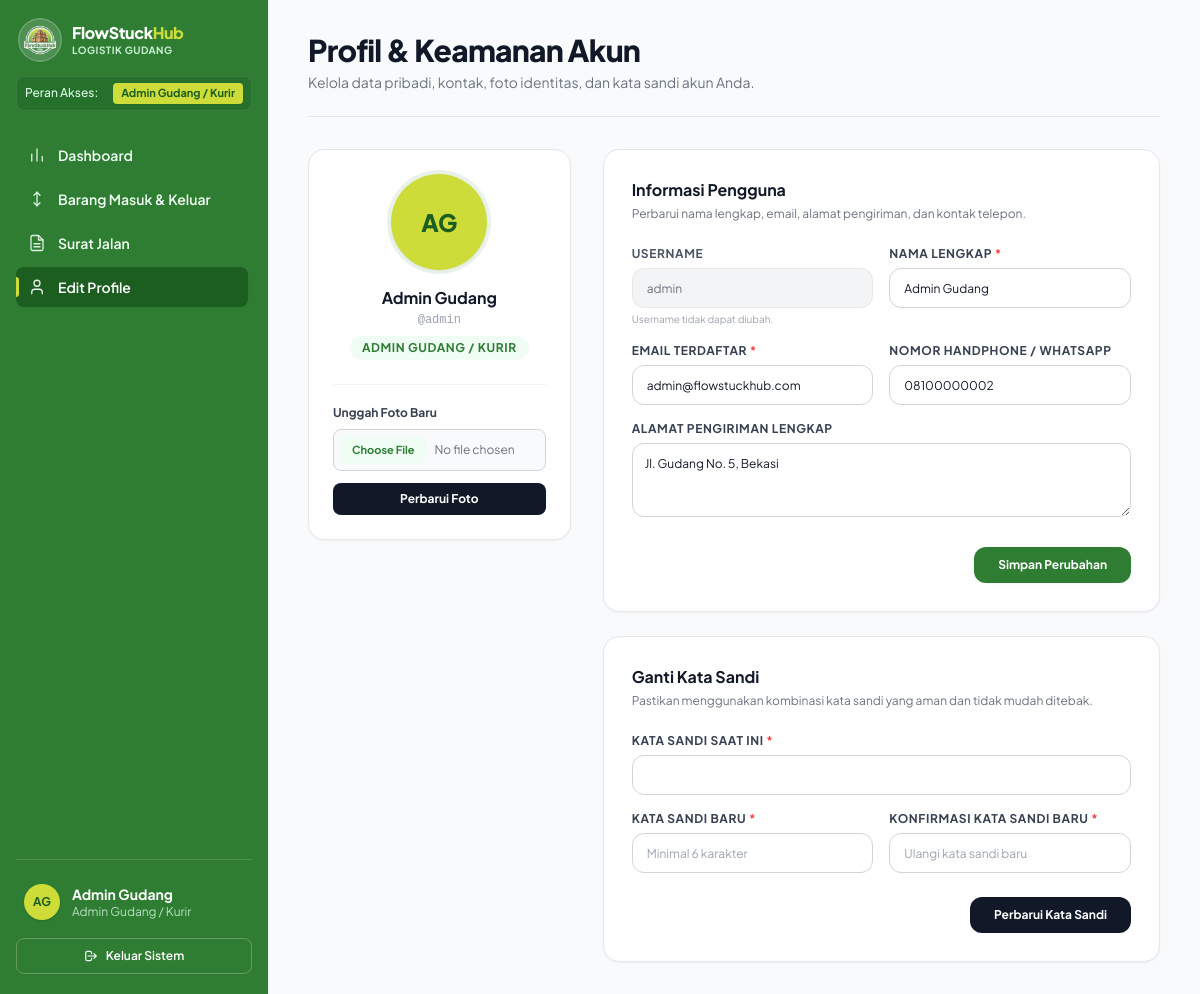
The app's page /profile.php (signed in) with its own data.
### tables this page shows
CREATE TABLE users (
  id            INT AUTO_INCREMENT PRIMARY KEY,
  nama_lengkap  VARCHAR(100)  NOT NULL,
  email         VARCHAR(100)  NOT NULL UNIQUE,
  username      VARCHAR(50)   NOT NULL UNIQUE,
  password      VARCHAR(255)  NOT NULL,
  role          ENUM('user','admin','super_admin') NOT NULL DEFAULT 'user',
  alamat        VARCHAR(255)  NULL,
  no_hp         VARCHAR(20)   NULL,
  reset_token   VARCHAR(64)   NULL,
  reset_expires DATETIME      NULL,
  foto_profil   VARCHAR(255)  NULL,
  created_at    TIMESTAMP     DEFAULT CURRENT_TIMESTAMP
);

### profile.php (called while the page is built, shortened)
<?php
require_once __DIR__ . '/includes/auth.php';
require_once __DIR__ . '/user/profile.php';

### includes/auth.php (called while the page is built, shortened)
<?php
function e($s) { return htmlspecialchars((string)$s, ENT_QUOTES, 'UTF-8'); }
function user() { return $_SESSION['user'] ?? null; }
function home_for($role) { return BASE . ($role === 'user' ? 'user/katalog.php' : 'dashboard.php'); }
function initials(string $nama): string {
    $kata = preg_split('/\s+/', trim($nama)) ?: [];
    $hasil = '';
    foreach (array_slice($kata, 0, 2) as $k) $hasil .= mb_substr($k, 0, 1);
    return mb_strtoupper($hasil);
}

### user/profile.php (the view, shortened to what this page needs)
<?php
require_once __DIR__ . '/../includes/auth.php';
$u    = user();
$st = $pdo->prepare('SELECT * FROM users WHERE id = ?');
$st->execute([$u['id']]);
$profile = $st->fetch();
require __DIR__ . '/../includes/header.php';
?>
<div class="flex flex-col sm:flex-row sm:items-center justify-between gap-4 pb-6 border-b border-gray-200">
  <div>
    <h1 class="text-2xl font-extrabold text-gray-900 tracking-tight sm:text-3xl">Profil & Keamanan Akun</h1>
    <p class="text-sm text-gray-500 mt-1">Kelola data pribadi, kontak, foto identitas, dan kata sandi akun Anda.</p>
  </div>
</div>
<div class="mt-8 grid gap-8 lg:grid-cols-3">
  <div class="space-y-6">
    <div class="bg-white rounded-2xl border border-gray-200 shadow-sm p-6 text-center">
      <div class="relative mx-auto w-24 h-24 mb-4">
        <?php if (!empty($profile['foto_profil']) && file_exists(__DIR__ . '/../' . $profile['foto_profil'])): ?>
          <img src="<?= BASE . e($profile['foto_profil']) ?>" alt="Foto profil" class="w-24 h-24 rounded-full object-cover ring-4 ring-brand/10 shadow-sm">
        <?php else: ?>
          <span class="grid w-24 h-24 place-items-center rounded-full bg-accent text-2xl font-black text-brand-dark ring-4 ring-brand/10 shadow-sm">
            <?= e(initials($profile['nama_lengkap'])) ?>
          </span>
        <?php endif; ?>
      </div>
      <h2 class="text-base font-bold text-gray-900"><?= e($profile['nama_lengkap']) ?></h2>
      <p class="text-xs text-gray-400 font-mono mt-0.5">@<?= e($profile['username']) ?></p>
      <span class="mt-2 inline-flex items-center rounded-full bg-green-50 px-3 py-1 text-xs font-bold text-brand uppercase tracking-wider">
        <?= e($roleBadge[$profile['role']] ?? $profile['role']) ?>
      </span>
      <form method="post" enctype="multipart/form-data" class="mt-6 pt-5 border-t border-gray-100 text-left">
        <label for="foto_profil" class="block text-xs font-bold text-gray-700 mb-2">Unggah Foto Baru</label>
        <input type="file" id="foto_profil" name="foto_profil" accept="image/*" required class="block w-full text-xs text-gray-500 file:mr-2 file:py-1.5 file:px-3 file:rounded-lg file:border-0 file:text-[11px] file:font-bold file:bg-green-50 file:text-brand hover:file:bg-green-100 cursor-pointer border border-gray-300 rounded-lg p-1.5 bg-gray-50">
        <button type="submit" class="mt-3 w-full rounded-lg bg-gray-900 py-2 text-xs font-bold text-white hover:bg-gray-800 transition">
          Perbarui Foto
        </button>
      </form>
    </div>
  </div>
  <div class="lg:col-span-2 space-y-6">
    <div class="bg-white rounded-2xl border border-gray-200 shadow-sm p-6 sm:p-7">
      <h3 class="text-base font-bold text-gray-900 mb-1">Informasi Pengguna</h3>
      <p class="text-xs text-gray-500 mb-6">Perbarui nama lengkap, email, alamat pengiriman, dan kontak telepon.</p>
      <form method="post" class="space-y-4">
        <div class="grid grid-cols-1 sm:grid-cols-2 gap-4">
          <div>
            <label class="block text-xs font-bold uppercase tracking-wider text-gray-600 mb-1.5">Username</label>
            <input type="text" value="<?= e($profile['username']) ?>" disabled class="h-10 w-full rounded-xl border border-gray-200 bg-gray-100 px-3.5 text-xs text-gray-500 cursor-not-allowed">
            <span class="text-[10px] text-gray-400 mt-1 block">Username tidak dapat diubah.</span>
          </div>
          <div>
            <label for="nama_lengkap" class="block text-xs font-bold uppercase tracking-wider text-gray-700 mb-1.5">Nama Lengkap <span class="text-red-500">*</span></label>
            <input type="text" id="nama_lengkap" name="nama_lengkap" value="<?= e($profile['nama_lengkap']) ?>" required class="h-10 w-full rounded-xl border border-gray-300 px-3.5 text-xs text-gray-900 focus:border-brand focus:outline-none focus:ring-2 focus:ring-brand/20">
          </div>
        </div>
        <div class="grid grid-cols-1 sm:grid-cols-2 gap-4">
          <div>
            <label for="email" class="block text-xs font-bold uppercase tracking-wider text-gray-700 mb-1.5">Email Terdaftar <span class="text-red-500">*</span></label>
            <input type="email" id="email" name="email" value="<?= e($profile['email']) ?>" required class="h-10 w-full rounded-xl border border-gray-300 px-3.5 text-xs text-gray-900 focus:border-brand focus:outline-none focus:ring-2 focus:ring-brand/20">
          </div>
          <div>
            <label for="no_hp" class="block text-xs font-bold uppercase tracking-wider text-gray-700 mb-1.5">Nomor Handphone / WhatsApp</label>
            <input type="text" id="no_hp" name="no_hp" value="<?= e($profile['no_hp'] ?? '') ?>" placeholder="Misal: 081234567890" class="h-10 w-full rounded-xl border border-gray-300 px-3.5 text-xs text-gray-900 focus:border-brand focus:outline-none focus:ring-2 focus:ring-brand/20">
          </div>
        </div>
        <div>
          <label for="alamat" class="block text-xs font-bold uppercase tracking-wider text-gray-700 mb-1.5">Alamat Pengiriman Lengkap</label>
          <textarea id="alamat" name="alamat" rows="3" placeholder="Masukkan alamat lengkap gudang/toko Anda..." class="w-full rounded-xl border border-gray-300 p-3 text-xs text-gray-900 focus:border-brand focus:outline-none focus:ring-2 focus:ring-brand/20"><?= e($profile['alamat'] ?? '') ?></textarea>
        </div>
        <div class="pt-2 flex justify-end">
          <button type="submit" class="inline-flex items-center gap-2 rounded-xl bg-brand px-6 py-2.5 text-xs font-bold text-white shadow-sm hover:bg-brand-dark transition active:scale-[0.98]">
            Simpan Perubahan
          </button>
        </div>
      </form>
    </div>
    <div class="bg-white rounded-2xl border border-gray-200 shadow-sm p-6 sm:p-7">
      <h3 class="text-base font-bold text-gray-900 mb-1">Ganti Kata Sandi</h3>
      <p class="text-xs text-gray-500 mb-6">Pastikan menggunakan kombinasi kata sandi yang aman dan tidak mudah ditebak.</p>
      <form method="post" class="space-y-4">
        <div>
          <label for="password_lama" class="block text-xs font-bold uppercase tracking-wider text-gray-700 mb-1.5">Kata Sandi Saat Ini <span class="text-red-500">*</span></label>
          <input type="password" id="password_lama" name="password_lama" required class="h-10 w-full rounded-xl border border-gray-300 px-3.5 text-xs text-gray-900 focus:border-brand focus:outline-none focus:ring-2 focus:ring-brand/20">
        </div>
        <div class="grid grid-cols-1 sm:grid-cols-2 gap-4">
          <div>
            <label for="password_baru" class="block text-xs font-bold uppercase tracking-wider text-gray-700 mb-1.5">Kata Sandi Baru <span class="text-red-500">*</span></label>
            <input type="password" id="password_baru" name="password_baru" required minlength="6" placeholder="Minimal 6 karakter" class="h-10 w-full rounded-xl border border-gray-300 px-3.5 text-xs text-gray-900 focus:border-brand focus:outline-none focus:ring-2 focus:ring-brand/20">
          </div>
          <div>
            <label for="konfirmasi_baru" class="block text-xs font-bold uppercase tracking-wider text-gray-700 mb-1.5">Konfirmasi Kata Sandi Baru <span class="text-red-500">*</span></label>
            <input type="password" id="konfirmasi_baru" name="konfirmasi_baru" required minlength="6" placeholder="Ulangi kata sandi baru" class="h-10 w-full rounded-xl border border-gray-300 px-3.5 text-xs text-gray-900 focus:border-brand focus:outline-none focus:ring-2 focus:ring-brand/20">
          </div>
        </div>
        <div class="pt-2 flex justify-end">
          <button type="submit" class="inline-flex items-center gap-2 rounded-xl bg-gray-900 px-6 py-2.5 text-xs font-bold text-white hover:bg-gray-800 transition active:scale-[0.98]">
            Perbarui Kata Sandi
          </button>
        </div>
      </form>
    </div>
  </div>
</div>
<?php require __DIR__ . '/../includes/footer.php'; ?>

### includes/header.php (shortened to what this page needs)
<?php
require_once __DIR__ . '/auth.php';
$u = user();
$nav = [];
if ($u) {
    if ($u['role'] === 'user') {
        $nav = [
            [
                'href'  => 'user/katalog.php',
                'label' => 'Katalog Barang',
                'icon'  => '<rect x="3.5" y="3.5" width="7" height="7" rx="1.5"></rect><rect x="13.5" y="3.5" width="7" height="7" rx="1.5"></rect><rect x="3.5" y="13.5" width="7" height="7" rx="1.5"></rect><rect x="13.5" y="13.5" width="7" height="7" rx="1.5"></rect>'
            ],
            [
                'href'  => 'user/status-pengiriman.php',
                'label' => 'Status Pengiriman',
                'icon'  => '<rect x="1" y="3" width="15" height="13" rx="2"></rect><polygon points="16 8 20 8 23 11 23 16 16 16 16 8"></polygon><circle cx="5.5" cy="18.5" r="2.5"></circle><circle cx="18.5" cy="18.5" r="2.5"></circle>'
            ],
            [
                'href'  => 'user/retur.php',
                'label' => 'Retur Barang',
                'icon'  => '<path d="M9 14 4 9l5-5"></path><path d="M4 9h9a6 6 0 0 1 0 12h-2"></path>'
            ],
            [
                'href'  => 'profile.php',
                'label' => 'Edit Profile',
                'icon'  => '<path d="M19 21v-2a4 4 0 0 0-4-4H9a4 4 0 0 0-4 4v2"></path><circle cx="12" cy="7" r="4"></circle>'
            ],
        ];
    } elseif ($u['role'] === 'admin') {
        $nav = [
            [
                'href'  => 'dashboard.php',
                'label' => 'Dashboard',
                'icon'  => '<path d="M5 20v-9"></path><path d="M12 20V4"></path><path d="M19 20v-6"></path>'
            ],
            [
                'href'  => 'admin/update-barang.php',
                'label' => 'Barang Masuk & Keluar',
                'icon'  => '<path d="M12 3v18"></path><path d="m8 7 4-4 4 4"></path><path d="m8 17 4 4 4-4"></path>'
            ],
            [
                'href'  => 'admin/surat-jalan.php',
                'label' => 'Surat Jalan',
                'icon'  => '<path d="M14 2H6a2 2 0 0 0-2 2v16a2 2 0 0 0 2 2h12a2 2 0 0 0 2-2V8z"></path><polyline points="14 2 14 8 20 8"></polyline><line x1="16" y1="13" x2="8" y2="13"></line><line x1="16" y1="17" x2="8" y2="17"></line>'
            ],
            [
                'href'  => 'profile.php',
                'label' => 'Edit Profile',
                'icon'  => '<path d="M19 21v-2a4 4 0 0 0-4-4H9a4 4 0 0 0-4 4v2"></path><circle cx="12" cy="7" r="4"></circle>'
            ],
        ];
    }
}
$roleBadge = [
    'user'        => 'Pelanggan Grosir',
    'admin'       => 'Admin Gudang / Kurir',
    'super_admin' => 'Super Admin Purchasing'
];
$here = basename($_SERVER['PHP_SELF']);
$currentUri = $_SERVER['REQUEST_URI'] ?? '';
$home = $u ? home_for($u['role']) : BASE . 'login.php';
?>
<!doctype html>
<html lang="id" class="h-full">
<head>
<script src="https://cdn.tailwindcss.com"></script>
</head>
<body class="min-h-dvh bg-gray-50 font-sans text-gray-900 antialiased">
<?php if ($u): ?>
<div class="min-h-dvh lg:grid lg:h-dvh lg:grid-cols-[268px_minmax(0,1fr)] lg:overflow-hidden">
  <aside id="sidebar" class="fixed inset-y-0 left-0 z-50 w-[268px] -translate-x-full transition-transform duration-200 ease-out lg:static lg:translate-x-0">
    <div class="flex h-full flex-col bg-brand px-4 py-5 text-white">
      <div class="flex items-center justify-between px-1">
        <a href="<?= e($home) ?>" class="flex items-center gap-3">
          <span class="inline-flex h-10 w-10 shrink-0 overflow-hidden rounded-full ring-2 ring-white/30 shadow">
            <img src="<?= BASE ?>img/logo-160.jpg" alt="Logo" width="40" height="40" class="h-full w-full scale-125 object-cover">
          </span>
          <div>
            <span class="text-[16px] font-extrabold tracking-tight block leading-tight">FlowStuck<span class="text-accent">Hub</span></span>
            <span class="text-[10px] uppercase font-bold tracking-wider text-green-100 opacity-90 block">Logistik Gudang</span>
          </div>
        </a>
      </div>
      <div class="mt-4 px-2 py-1.5 rounded-lg bg-brand-dark/40 border border-white/10 flex items-center justify-between">
        <span class="text-xs text-green-100 font-medium">Peran Akses:</span>
        <span class="text-[11px] font-bold px-2 py-0.5 rounded bg-accent text-brand-dark shadow-sm">
          <?= e($roleBadge[$u['role']] ?? 'User') ?>
        </span>
      </div>
      <nav class="mt-6 flex-1 space-y-1 overflow-y-auto pr-1" aria-label="Navigasi utama">
        <?php foreach ($nav as $item):
          $isActive = (basename($item['href']) === $here) || (strpos($currentUri, $item['href']) !== false);
        ?>
          <a href="<?= BASE . $item['href'] ?>"
             class="relative flex items-center gap-3 rounded-lg px-3 py-2.5 text-sm font-semibold transition <?= $isActive ? 'bg-brand-dark text-white shadow-sm' : 'text-green-50 hover:bg-brand-dark/60 hover:text-white' ?>"
             <?= $isActive ? 'aria-current="page"' : '' ?>>
            <?php if ($isActive): ?>
              <span aria-hidden="true" class="absolute left-0 top-1/2 h-5 w-[3px] -translate-y-1/2 rounded-r-full bg-accent"></span>
            <?php endif; ?>
            <svg aria-hidden="true" viewBox="0 0 24 24" fill="none" stroke="currentColor" stroke-width="1.75" stroke-linecap="round" stroke-linejoin="round" class="h-[18px] w-[18px] shrink-0 opacity-90">
              <?= $item['icon'] ?>
            </svg>
            <span class="truncate"><?= e($item['label']) ?></span>
          </a>
        <?php endforeach; ?>
      </nav>
      <div class="mt-auto border-t border-white/15 pt-4">
        <a href="<?= BASE ?>profile.php" class="flex items-center gap-3 px-2 py-2 rounded-lg hover:bg-brand-dark/60 transition group">
          <span class="grid h-9 w-9 shrink-0 place-items-center rounded-full bg-accent text-[12px] font-bold text-brand-dark shadow">
            <?= e(initials($u['nama'])) ?>
          </span>
          <div class="min-w-0 flex-1">
            <p class="truncate text-sm font-bold text-white group-hover:text-accent transition"><?= e($u['nama']) ?></p>
            <p class="text-xs text-green-100/80 truncate"><?= e($roleBadge[$u['role']] ?? 'Pengguna') ?></p>
          </div>
        </a>
        <a href="<?= BASE ?>logout.php" class="mt-2.5 flex h-9 w-full items-center justify-center gap-2 rounded-lg border border-white/25 text-xs font-semibold text-white transition hover:bg-white/10 active:scale-[0.98]">
          <svg class="w-3.5 h-3.5" fill="none" stroke="currentColor" viewBox="0 0 24 24"><path stroke-linecap="round" stroke-linejoin="round" stroke-width="2" d="M17 16l4-4m0 0l-4-4m4 4H7m6 4v1a3 3 0 01-3 3H6a3 3 0 01-3-3V7a3 3 0 013-3h4a3 3 0 013 3v1"/></svg>
          Keluar Sistem
        </a>
      </div>
    </div>
  </aside>
  <div id="main-wrap" class="flex min-w-0 flex-col lg:h-dvh lg:overflow-y-auto">
    <main id="main" class="flex-1 px-4 py-6 sm:px-6 lg:px-10 lg:py-8">
      <div class="mx-auto w-full max-w-6xl">
<?php endif; ?>

### records on screen
users: role "Admin Gudang / Kurir", nama_lengkap "AG", nama_lengkap "Admin Gudang", username "admin", role "ADMIN GUDANG / KURIR", email "admin@flowstuckhub.com", no_hp "08100000002", alamat "Jl. Gudang No. 5, Bekasi"

### other values on screen
$item['label'] "Dashboard"
$item['label'] "Barang Masuk & Keluar"
$item['label'] "Surat Jalan"
$item['label'] "Edit Profile"
